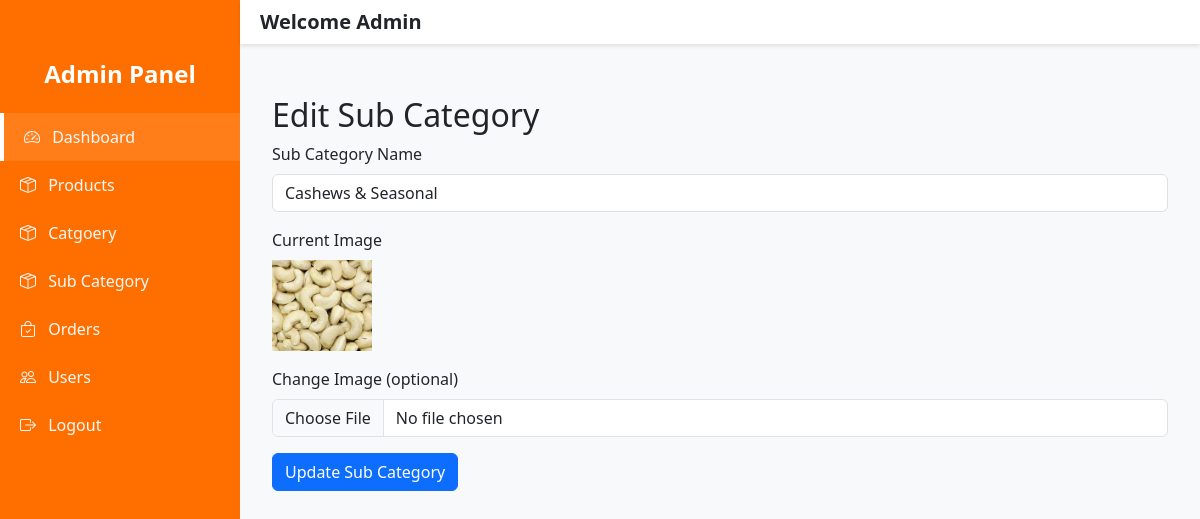
Page /admin/editSubCategory.php?id=2 (signed in) on the committed database.
### tables this page shows
CREATE TABLE `sub_category` (
    `id` INT AUTO_INCREMENT PRIMARY KEY,
    `category_id` INT NOT NULL,
    `sub_cat_name` VARCHAR(255) NOT NULL,
    `sub_cat_img` VARCHAR(255) NOT NULL
);

### admin/editSubCategory.php (the view, shortened to what this page needs)
<?php include('header.php'); ?>
<?php include('connection.php');
$id = (int)$_GET['id'];
$sql = "SELECT * FROM sub_category WHERE id = $id";
$result = mysqli_query($conn, $sql);
$row = mysqli_fetch_assoc($result);
?>
<main>
<div class="content pt-5">
    <div class="container mt-5">
        <h2>Edit Sub Category</h2>
        <form action="subCategoryUpdateBackend.php" method="POST" enctype="multipart/form-data">
            <div class="mb-3">
                <label class="form-label">Sub Category Name</label>
                <input type="text" name="sub_cat_name" class="form-control" value="<?php echo htmlspecialchars($row['sub_cat_name']); ?>" required>
            </div>
            <div class="mb-3">
                <label class="form-label">Current Image</label><br>
                <?php if ($row['sub_cat_img']) { ?>
                    <img src="uploads/subcategory/<?php echo $row['id']; ?>/<?php echo $row['sub_cat_img']; ?>" width="100">
                <?php } else {
                    echo "No image";
                } ?>
            </div>
            <div class="mb-3">
                <label class="form-label">Change Image (optional)</label>
                <input type="file" name="sub_cat_img" class="form-control">
            </div>
            <button type="submit" class="btn btn-primary">Update Sub Category</button>
        </form>
    </div>
    </div>
</main>
<?php include('footer.php'); ?>

### admin/header.php (style rules this page uses)
body { font-family: 'Segoe UI', sans-serif; background-color: #f8f9fa; overflow-x: hidden; }
.content { margin-left: 240px; padding: 20px; transition: margin-left 0.3s ease; }

### rows in the picture
sub_category: sub_cat_name "Cashews & Seasonal", sub_cat_img (picture)
